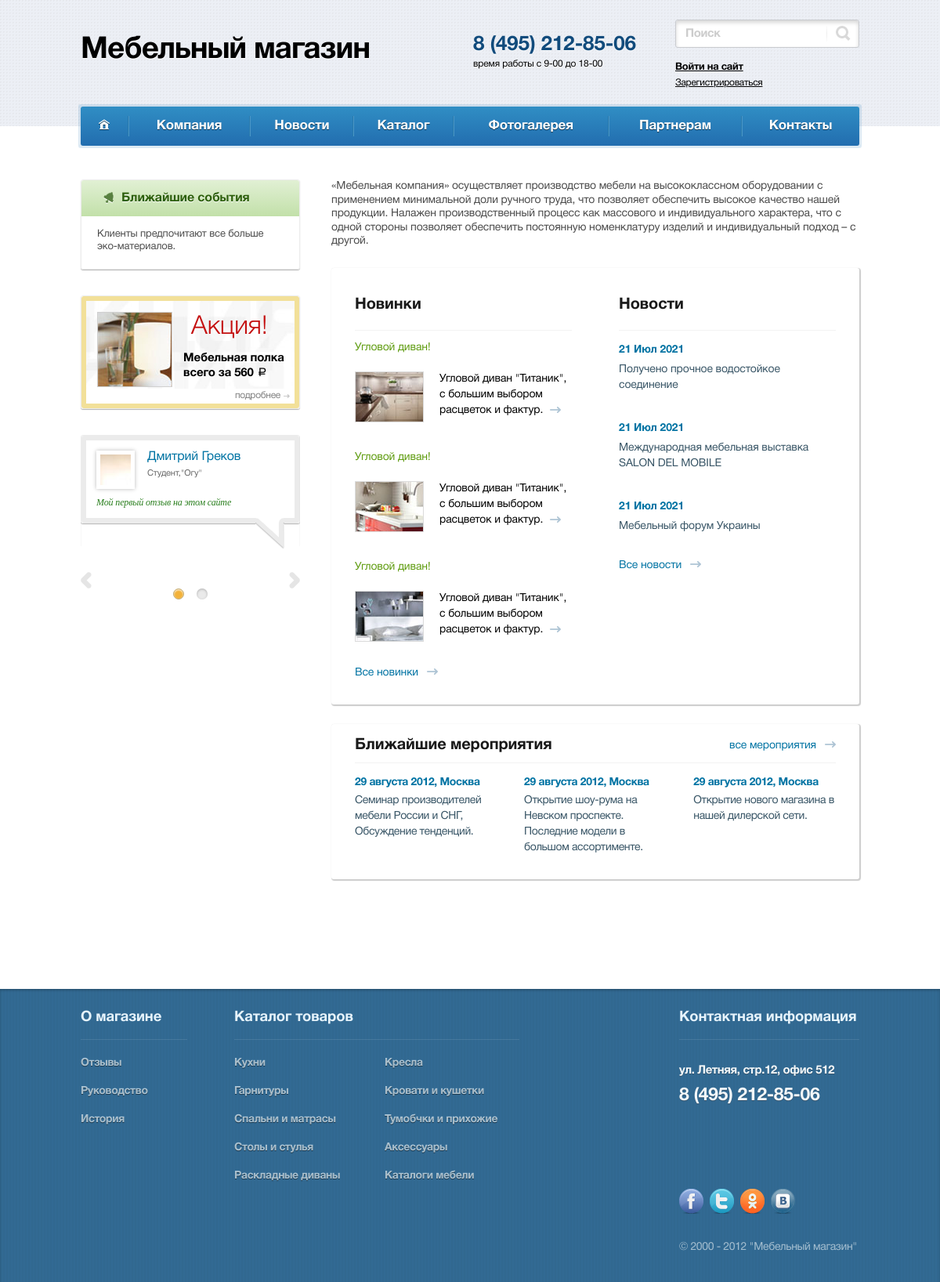
The page / on the database its author committed.
### news/models.py (models this page shows)
class NewsModel(models.Model):
    title = models.CharField(max_length=120, verbose_name='Заголовок новости')
    author = models.CharField(max_length=300,
                              verbose_name='Автор или авторы',
                              blank=True,
                              null=True)
    description = models.TextField(verbose_name='Описание объявления')
    publish = models.DateField(auto_now_add=True,
                               verbose_name='Дата публикации')
    slug = models.SlugField(verbose_name='Человеко-понятная ссылка')
    def get_absolute_url(self):
        return reverse('news:news_detail', kwargs={'slug': self.slug})
    class Meta:
        verbose_name = 'Новость'
        verbose_name_plural = 'Новости'

### main/models.py (models this page shows, shortened)
class UsefullInfo(models.Model):
    title = models.CharField(max_length=20, verbose_name='Заголовок блока')
    content = models.CharField(max_length=100, verbose_name='Содержание блока')
    class Meta:
        verbose_name = 'Содержимое блока "Полезная информация"'
        verbose_name_plural = 'Содержимое блока "Полезная информация"'

### company/models.py (models this page shows, shortened)
class ReviewsCompany(models.Model):
    name = models.CharField(max_length=100, verbose_name='Имя')
    company = models.CharField(max_length=100, verbose_name='Компания',
                               blank=True,
                               null=True)
    position = models.CharField(max_length=120, verbose_name='Должность',
                                blank=True,
                                null=True)
    content = models.TextField(verbose_name='Текст отзыва')
    publish = models.DateField(auto_now_add=True)
    img = models.ImageField(verbose_name='Аватарка', blank=True, null=True)
    files = models.ManyToManyField('ReviewsFiles',
                                   related_name='reviews_files',
                                   blank=True,
                                   null=True)
    slug = models.SlugField(verbose_name='slug')
    class Meta:
        verbose_name = 'Отзыв'
        verbose_name_plural = 'Отзывы'

### main/views.py (the view)
# urls.py: path('', MainTemplateView.as_view(), name='index'),
class MainTemplateView(TemplateView):
    template_name = 'main/index.html'
    def get_context_data(self, **kwargs):
        context = super().get_context_data(**kwargs)
        context['news'] = NewsModel.objects.all().order_by('-publish')[:6]
        return context

### main/templates/main/index.html (shortened to what this page needs)
{% extends 'layout/basic.html'  %}
{% block content%}
<div class="content">
                    <div class="cnt">
						<p>«Мебельная компания» осуществляет производство мебели на высококлассном оборудовании с применением минимальной доли ручного труда, что позволяет обеспечить высокое качество нашей продукции. Налажен производственный процесс как массового и индивидуального характера, что с одной стороны позволяет обеспечить постоянную номенклатуру изделий и индивидуальный подход – с другой.
						</p>
		                <div class="cnt-section index-column">
		                    <div class="col-wrap">
		                        <div class="column main-actions-box">
		                        	<div class="title-block">
		                                <h2>Новинки</h2>
		                                 <hr>
		                            </div>
		                              <div class="items-wrap">
		                                <div class="item-wrap">
		                                    <div class="item">
		                                        <div class="title-block att">
		                                            Угловой диван!
		                                        </div>
		                                        <br>
		                                        <div class="inner-block">
		                                            <a href="" class="photo-block">
		                                                <img src="./img/new01.jpg" alt="">
		                                            </a>
		                                            <div class="text"><a href="">Угловой диван "Титаник",  с большим выбором расцветок и фактур.</a>
		                                            <a href="" class="btn-arr"></a>
		                                            </div>
		                                        </div>
		                                    </div>
		                                </div>
		                                <div class="item-wrap">
		                                    <div class="item">
		                                        <div class="title-block att">
		                                            Угловой диван!
		                                        </div>
		                                        <br>
		                                        <div class="inner-block">
		                                            <a href="" class="photo-block">
		                                                <img src="./img/new02.jpg" alt="">
		                                            </a>
		                                            <div class="text"><a href="">Угловой диван "Титаник",  с большим выбором расцветок и фактур.</a>
		                                            <a href="" class="btn-arr"></a>
		                                            </div>
		                                        </div>
		                                    </div>
		                                </div>
		                                <div class="item-wrap">
		                                    <div class="item">
		                                        <div class="title-block att">
		                                            Угловой диван!
		                                        </div>
		                                        <br>
		                                        <div class="inner-block">
		                                            <a href="" class="photo-block">
		                                                <img src="./img/new03.jpg" alt="">
		                                            </a>
		                                            <div class="text"><a href="">Угловой диван "Титаник",  с большим выбором расцветок и фактур.</a>
		                                            <a href="" class="btn-arr"></a>
		                                            </div>
		                                        </div>
		                                    </div>
		                                </div>
		                            </div>
		                            <a href="" class="btn-next">Все новинки</a>
		                        </div>
		                        <div class="column main-news-box">
		                            <div class="title-block">
		                                <h2>Новости</h2>
		                            </div>
		                            <hr>
		                            <div class="items-wrap">
									{% for n in news %}
									 <div class="item-wrap">
		                                    <div class="item">
		                                        <div class="title"><a href="{{ n.get_absolute_url }}">{{ n.publish|date:"d M Y" }}</a>
		                                        </div>
		                                        <div class="text"><a href="">{{ n.title }} </a>
		                                        </div>
		                                    </div>
		                                </div>
									{% endfor %}
		                            </div>
		                            <a href="{% url 'news:list' %}" class="btn-next">Все новости</a>
		                        </div>
		                    </div>
		                </div>
		                <div class="cnt-section afisha-box">
		                    <div class="section-title-block">
		                        <h2 class="second-ttile">Ближайшие мероприятия</h2>
		                        <a href="" class="btn-next">все мероприятия</a>
		                    </div>
		                    <hr>
		                    <div class="items-wrap">
		                        <div class="item-wrap">
		                            <div class="item">
		                                <div class="title"><a href="">29 августа 2012, Москва</a>
		                                </div>
		                                <div class="text"><a href="">Семинар производителей мебели России и СНГ, Обсуждение тенденций.</a>
		                                </div>
		                            </div>
		                        </div>
		                        <div class="item-wrap">
		                            <div class="item">
		                                <div class="title"><a href="">29 августа 2012, Москва</a>
		                                </div>
		                                <div class="text"><a href="">Открытие шоу-рума на Невском проспекте. Последние модели в большом ассортименте.</a>
		                                </div>
		                            </div>
		                        </div>
		                        <div class="item-wrap">
		                            <div class="item">
		                                <div class="title"><a href="">29 августа 2012, Москва</a>
		                                </div>
		                                <div class="text"><a href="">Открытие нового магазина в нашей  дилерской сети.</a>
		                                </div>
		                            </div>
		                        </div>
		                    </div>
		                </div>
                    </div>
                </div>
{% endblock %}

### main/templates/layout/usefullinfo.html
<div class="side-block side-anonse">
                        <div class="title-block"><span class="i i-title01"></span>{{ info.title }}</div>
                        <div class="item">
                            <p>{{ info.content }}</p>
                        </div>
</div>

### main/templates/layout/random_review.html
{% load static %}
{% for review in random_reviews  %}
 <div class="item">
									<div class="side-block side-opin">
										<div class="inner-block">
											<div class="title">
												<div class="photo-block">
													<img src="{{ review.img.url }}" alt="">
												</div>
												<div class="name-block"><a href="">{{ review.name }}</a></div>
												<div class="pos-block">{{ review.position }},"{{ review.company }}"</div>
											</div>
											<div class="text-block">{{ review.content|truncatechars:100 }}</div>
										</div>
									</div>
								</div>
{% endfor %}

### rows shown on the page
NewsModel: publish "21 Июл 2021", title "Получено прочное водостойкое соединение"
NewsModel: publish "21 Июл 2021", title "Международная мебельная выставка SALON DEL MOBILE"
NewsModel: publish "21 Июл 2021", title "Мебельный форум Украины"
UsefullInfo: title "Ближайшие события", content "Клиенты предпочитают все больше эко-материалов."
ReviewsCompany: img (picture), name "Дмитрий Греков", position "Студент", company "Огу", content "Мой первый отзыв на этом сайте"
